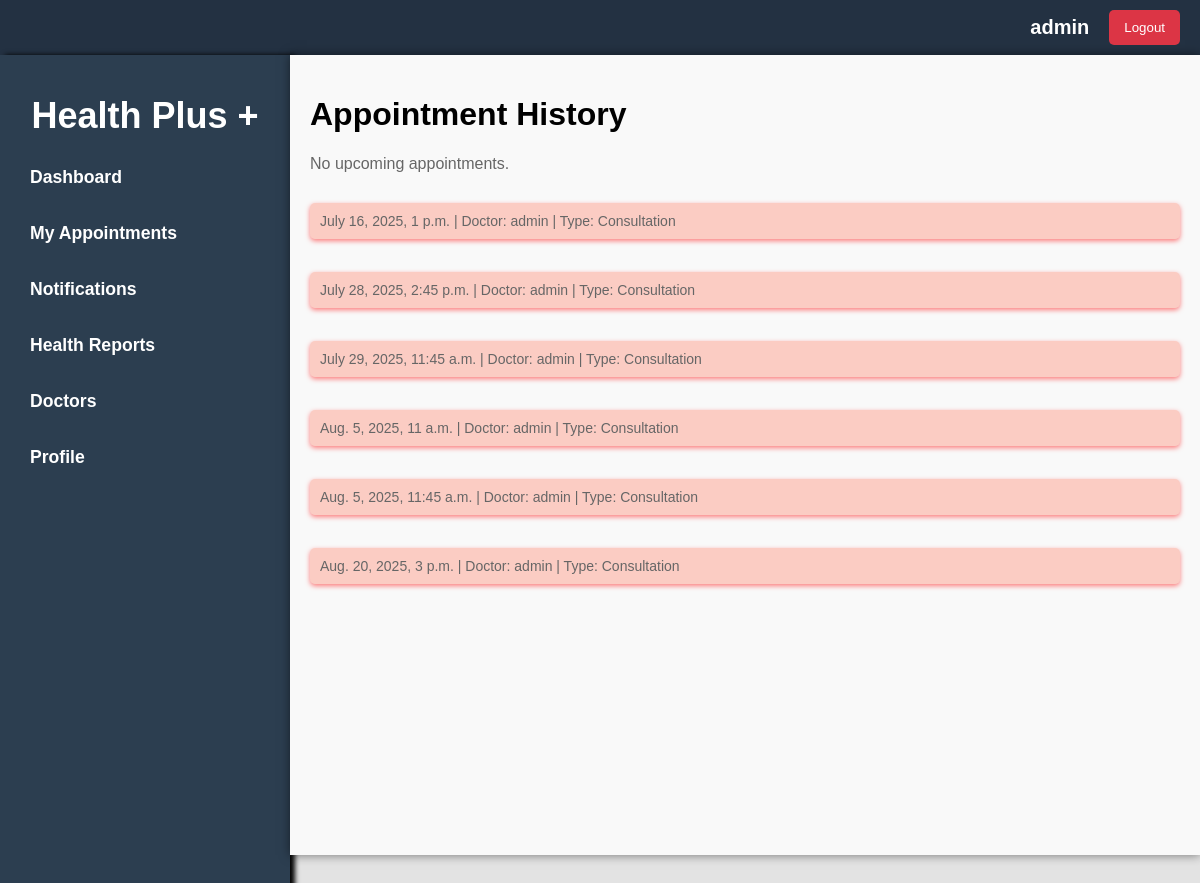
The app's page /appointments/ (signed in), older data.
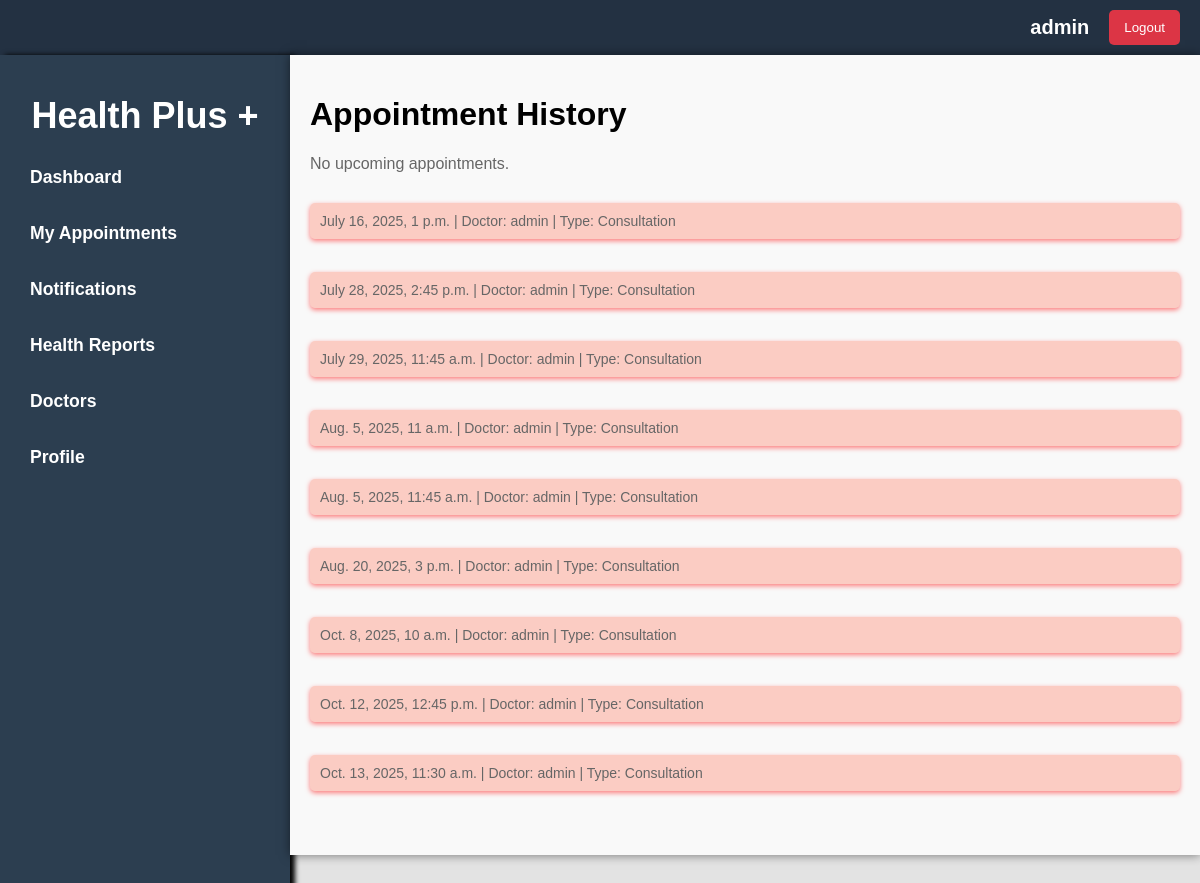
The same page, newer data.
### booking/models.py (models this page shows, shortened)
class Appointment(models.Model):
    user = models.ForeignKey(User, on_delete=models.CASCADE, related_name='appointments')
    doctor = models.ForeignKey(Doctor, on_delete=models.CASCADE, related_name='appointments')
    appointment_type = models.ForeignKey(AppointmentType, on_delete=models.CASCADE)
    appointment_date = models.DateField()
    appointment_time = models.TimeField()
    status = models.CharField(max_length=20, choices=[('scheduled', 'Scheduled'), ('completed', 'Completed'), ('canceled', 'Canceled')])
    created_at = models.DateTimeField(auto_now_add=True)
    updated_at = models.DateTimeField(auto_now=True)
    class Meta:
        indexes = [
            models.Index(fields=['appointment_date']),
        ]

class Doctor(models.Model):
    user = models.OneToOneField(User, on_delete=models.CASCADE)
    specialty = models.CharField(max_length=100)
    qualifications = models.TextField()
    experience_years = models.PositiveIntegerField()
    languages_spoken = models.CharField(max_length=100, blank=True)
    rating = models.FloatField(default=0.0)
    available_days = models.CharField(max_length=100)
    available_time_start = models.TimeField()
    available_time_end = models.TimeField()
    appointment_types = models.ManyToManyField('AppointmentType', related_name='doctors')

class AppointmentType(models.Model):
    name = models.CharField(max_length=100)
    duration = models.PositiveIntegerField()
    def __str__(self):
        return self.name

### booking/views.py (the view)
# urls.py: path('appointments/', views.appointmentListView, name='appointment_list'),
def appointmentListView(request):
    current_datetime = timezone.now()
    bookings = Appointment.objects.filter(user=request.user).order_by('appointment_date', 'appointment_time')
    past_bookings = []
    upcoming_bookings = []
    for booking in bookings:
        if booking.appointment_date < current_datetime.date() or (booking.appointment_date == current_datetime.date() and booking.appointment_time < current_datetime.time()):
            past_bookings.append(booking)
        else:
            upcoming_bookings.append(booking)
    return render(request, "appointment/appointment_list.html", {
        "title": "Appointment List",
        'upcoming_bookings': upcoming_bookings,
        'past_bookings': past_bookings,
        "current_date": current_datetime.date(),
    })

### booking/templates/appointment/appointment_list.html (shortened to what this page needs)
{% extends 'index.html' %}
{% block content %}
<div class="container">
    <h1>Appointment History</h1>
    {% if upcoming_bookings %}
    <div class="booking-list">
        {% for booking in upcoming_bookings %}
        <a href="{% url 'appointments-detail' booking.pk %}" class="upcoming-booking">
            <p>
                {{ booking.appointment_date }}, {{ booking.appointment_time }} | Doctor: {{ booking.doctor.user.username
                }} | Type: {{ booking.appointment_type }}
            </p>
        </a>
        {% endfor %}
    </div>
    {% else %}
    <p>No upcoming appointments.</p>
    {% endif %}
    {% if past_bookings %}
    <div class="booking-list">
        {% for booking in past_bookings %}
        <p class="past-booking">
            {{ booking.appointment_date }}, {{ booking.appointment_time }} | Doctor: {{ booking.doctor.user.username }}
            | Type: {{ booking.appointment_type }}
        </p>
        {% endfor %}
    </div>
    {% else %}
    <p>No past appointments.</p>
    {% endif %}
</div>
{% endblock %}

### booking/templates/index.html (shortened to what this page needs)
{% load static %}
<!DOCTYPE html>
<html lang="en">
<head>
    <link rel="stylesheet" href="{% static 'css/style.css' %}" />
</head>
<body>
    <header>
        <nav>
            {% if user.is_authenticated %}
            <h3>{{user.username}}</h3>
            <form method="post" action="{% url 'logout' %}">
                <button type="submit" class="logout-button">Logout</button>
            </form>
            {% else %}
            <a href="/accounts/login" class="login" style='text-decoration:none; color:white;'>Login</a>
            {% endif %}
        </nav>
    </header>
    <div class='body-content'>
        {% include 'components/aside.html' %}
        {% block content %}{% endblock %}
    </div>
</body>
</html>

### booking/templates/components/aside.html
<aside class="sidebar">
    <h2 class='title'><a href='/' class="sidebar-title">
            Health Plus +</a></h2>
    <ul class="sidebar-menu">
        <li class="sidebar-item">
            <a href='/dashboard' class="sidebar-link">Dashboard</a>
        </li>
        <li class="sidebar-item">
            <a href='/appointments' class="sidebar-link">My Appointments</a>
        </li>
        <li class="sidebar-item">
            <a href='/notifications/' class="sidebar-link">Notifications</a>
        </li>
        <li class="sidebar-item">
            <a href='/reports/' class="sidebar-link">Health Reports</a>
        </li>
        <li class="sidebar-item">
            <a href='/doctors/' class="sidebar-link">Doctors</a>
        </li>
        <li class="sidebar-item">
            <a href='/accounts/profile/' class="sidebar-link">Profile</a>
        </li>
    </ul>
</aside>

### booking/static/css/style.css (style rules this page uses)
body { margin: 0; padding: 0; background-color: #e3e3e3; font-family: 'Arial', sans-serif; width: 100%; position:fixed; }
.body-content { display: flex; height: 100vh; }
.container { flex: 1; padding: 40px; background-color: #e7eaf6; overflow-y: auto; box-shadow: 0 0 10px rgba(0, 0, 0, 0.5); }
aside { width: 250px; background-color: #4A90E2; color: white; padding: 20px; }
aside h2 { font-size: 1.5em; margin-bottom: 20px; }
aside ul { list-style: none; padding: 0; }
aside ul li { margin: 15px 0; }
aside ul li a { color: white; text-decoration: none; font-size: 1.1em; transition: color 0.3s; }
.sidebar { margin: 0; width: 250px; background-color: #2c3e50; padding: 20px; box-shadow: 5px 0 5px rgba(0, 0, 0, 1); height: 100%; overflow-y: hidden; }
.sidebar-title { text-decoration: none; color: #ffffff; font-size: 1.5em; margin-bottom: 20px; display: block; text-align: center; }
.sidebar-menu { list-style-type: none; padding: 0; margin: 0; }
.sidebar-item { margin: 15px 0; }
.sidebar-link { text-decoration: none; color: #ffffff; font-weight: bold; padding: 10px; display: block; border-radius: 4px; transition: background-color 0.3s, color 0.3s; }

### booking/templates/index.html (style rules this page uses)
header { background-color: #233142; padding: 10px 20px; color: white; display: flex; justify-content: flex-end; align-items: center; }
nav { display: flex; align-items: center; }
h3 { margin: 0; font-size: 20px; }
.logout-button { margin-left: 20px; padding: 10px 15px; background-color: #dc3545; color: white; border: none; border-radius: 5px; cursor: pointer; transition: background-color 0.3s; }
.body-content { display: flex; }
.container { flex: 1; padding: 20px; }
p { color: #666; font-size: 16px; }

### booking/templates/appointment/appointment_list.html (style rules this page uses)
.container { padding: 20px; background-color: #f9f9f9; overflow-y: auto; }
.booking-list { display: flex; flex-direction: column; gap: 5px; }
.past-booking { background-color: rgba(255, 99, 71, 0.3); padding: 10px; border-radius: 5px; box-shadow: 0 2px 5px rgba(255, 0, 0, 0.5); overflow: hidden; font-size: 14px; }

Row changes from the older to the newer data that the page shows:
added Appointment: appointment_date "Oct. 8, 2025", appointment_time "10 a.m.", doctor.user.username "admin", appointment_type "Consultation"
added Appointment: appointment_date "Oct. 12, 2025", appointment_time "12:45 p.m.", doctor.user.username "admin", appointment_type "Consultation"
added Appointment: appointment_date "Oct. 13, 2025", appointment_time "11:30 a.m.", doctor.user.username "admin", appointment_type "Consultation"
